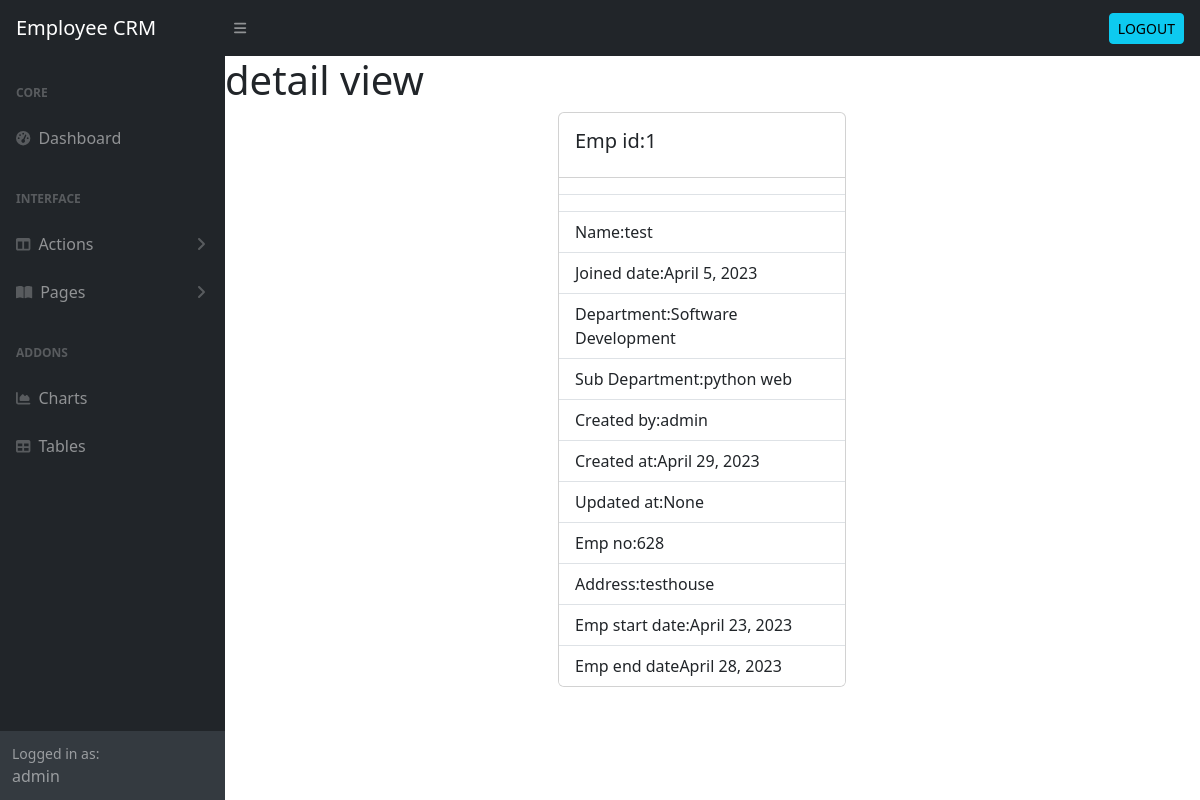
The app's page /emp_detail/1 (signed in) with its own data.
### empweb/models.py (models this page shows, shortened)
class EmployeeMaster(models.Model):
    emp_id=models.AutoField(primary_key=True)
    name=models.CharField(max_length=250)
    join_date=models.DateField()
    department=models.ForeignKey(Departmentmaster,on_delete=models.CASCADE)
    sub_department=models.ForeignKey(SubDepartmentmaster,on_delete=models.CASCADE)
    created_by_user=models.ForeignKey(User,on_delete=models.CASCADE,null=True)
    created_at_date=models.DateField(auto_now_add=True)
    updated_at=models.DateField(null=True)
    updated_by_user=models.ForeignKey(User,on_delete=models.CASCADE,related_name="name",null=True)
    emp_no=models.IntegerField(null=True)
    address=models.CharField(max_length=250,null=True)
    emp_start_date=models.DateField(null=True)
    emp_end_date=models.DateField(null=True)

class Departmentmaster(models.Model):
    department_id=models.AutoField(primary_key=True)
    department_name=models.CharField(max_length=100)
    description=models.CharField(max_length=100)
    created_by_user=models.ForeignKey(User,on_delete=models.CASCADE,null=True)
    created_at_date=models.DateField(auto_now_add=True,null=True,blank=True)
    updated_by_user=models.ForeignKey(User,on_delete=models.CASCADE,related_name="updated",null=True)
    updated_by_date=models.DateField(null=True)
    def __str__(self):
        return self.department_name

class SubDepartmentmaster(models.Model):
    sub_department_id=models.AutoField(primary_key=True)
    department_id=models.ForeignKey(Departmentmaster, on_delete=models.CASCADE)
    sub_department_name=models.CharField(max_length=110)
    description=models.CharField(max_length=100)
    created_by_user=models.ForeignKey(User,on_delete=models.CASCADE,null=True)
    created_at_date=models.DateField(auto_now_add=True)
    updated_by_user=models.ForeignKey(User,on_delete=models.CASCADE,related_name="update",null=True)
    updated_by_date=models.DateField(null=True)
    def __str__(self):
        return self.sub_department_name

### empweb/views.py (the view)
# urls.py: path("emp_detail/<int:pk>",EmployeeDetailView.as_view(),name="emp_detail"),
@method_decorator(decs,name="dispatch")
class EmployeeDetailView(TemplateView):
    def get(self,request,*args,**kw):
        data=EmployeeMaster.objects.get(emp_id=kw["pk"])
        context={"data":data}
        return render(request,"emp_detail.html",context)

### empweb/views.py (called while the page is built)
def signin_required(fn):
    def wrapper(request,*args,**kw):
        if not request.user.is_authenticated:
            return redirect("signin")
        else:
            return fn(request,*args,**kw)
    return wrapper

### empweb/templates/emp_detail.html (shortened to what this page needs)
{%extends 'index.html'%}
{%block body_block%}
{%load static%}
<h1>detail view</h1>
<div class="row">
 <div class="col-4"></div>
 <div class="col-4">
     <div class="card" style="width: 18rem;">
         <div class="card-body">
           <h5 class="card-title">Emp id:{{data.emp_id}}</h5>
         </div>
         <ul class="list-group list-group-flush">
           <li class="list-group-item"></li>
           <li class="list-group-item"></li>
           <li class="list-group-item">Name:{{data.name}}</li>
           <li class="list-group-item">Joined date:{{data.join_date}}</li>
           <li class="list-group-item">Department:{{data.department}}</li>
           <li class="list-group-item">Sub Department:{{data.sub_department}}</li>
           <li class="list-group-item">Created by:{{data.created_by_user}}</li>
           <li class="list-group-item">Created at:{{data.created_at_date}}</li>
           <li class="list-group-item">Updated at:{{data.updated_at}}</li>
           <li class="list-group-item">Emp no:{{data.emp_no}}</li>
           <li class="list-group-item">Address:{{data.address}}</li>
           <li class="list-group-item">Emp start date:{{data.emp_start_date}}</li>
           <li class="list-group-item">Emp end date{{data.emp_end_date}}</li>
         </ul>
       </div>
 </div>
 <div class="col-4"></div>
</div>
{%endblock%}

### empweb/templates/index.html (shortened to what this page needs)
<!DOCTYPE html>
{%load static%}
<html lang="en">
    <head>
        <link href="https://cdn.jsdelivr.net/npm/simple-datatables@7.1.2/dist/style.min.css" rel="stylesheet" />
        <link href="{%static 'css/styles.css'%}" rel="stylesheet" />
        <link href="https://cdn.datatables.net/v/dt/jszip-2.5.0/dt-1.13.4/b-2.3.6/b-html5-2.3.6/datatables.min.css" rel="stylesheet"/>
        <link rel="stylesheet" type="text/css" href="https://cdn.datatables.net/1.13.4/css/jquery.dataTables.min.css">
            <link href="https://cdn.jsdelivr.net/npm/bootstrap@5.3.0-alpha3/dist/css/bootstrap.min.css" rel="stylesheet">
        <link rel="stylesheet" href="https://cdn.datatables.net/1.10.25/css/jquery.dataTables.min.css">
    </head>
    <body class="sb-nav-fixed">
        <nav class="sb-topnav navbar navbar-expand navbar-dark bg-dark">
            <a class="navbar-brand ps-3" href="index.html">Employee CRM</a>
            <button class="btn btn-link btn-sm order-1 order-lg-0 me-4 me-lg-0" id="sidebarToggle" href="#!"><i class="fas fa-bars"></i></button>
            <form class="d-none d-md-inline-block form-inline ms-auto me-0 me-md-3 my-2 my-md-0">
                <div class="input-group">
                    <a href="{%url 'sign-out'%}"><button type="button" class="btn btn-info btn-sm">LOGOUT</button></a>
                </div>
            </form>
        </nav>
        <div id="layoutSidenav">
            <div id="layoutSidenav_nav">
                <nav class="sb-sidenav accordion sb-sidenav-dark" id="sidenavAccordion">
                    <div class="sb-sidenav-menu">
                        <div class="nav">
                            <div class="sb-sidenav-menu-heading">Core</div>
                            <a class="nav-link" href="index.html">
                                <div class="sb-nav-link-icon"><i class="fas fa-tachometer-alt"></i></div>
                                Dashboard
                            </a>
                            <div class="sb-sidenav-menu-heading">Interface</div>
                            <a class="nav-link collapsed" href="#" data-bs-toggle="collapse" data-bs-target="#collapseLayouts" aria-expanded="false" aria-controls="collapseLayouts">
                                <div class="sb-nav-link-icon"><i class="fas fa-columns"></i></div>
                                Actions
                                <div class="sb-sidenav-collapse-arrow"><i class="fas fa-angle-down"></i></div>
                            </a>
                            <a class="nav-link collapsed" href="#" data-bs-toggle="collapse" data-bs-target="#collapsePages" aria-expanded="false" aria-controls="collapsePages">
                                <div class="sb-nav-link-icon"><i class="fas fa-book-open"></i></div>
                                Pages
                                <div class="sb-sidenav-collapse-arrow"><i class="fas fa-angle-down"></i></div>
                            </a>
                            <div class="sb-sidenav-menu-heading">Addons</div>
                            <a class="nav-link" href="charts.html">
                                <div class="sb-nav-link-icon"><i class="fas fa-chart-area"></i></div>
                                Charts
                            </a>
                            <a class="nav-link" href="tables.html">
                                <div class="sb-nav-link-icon"><i class="fas fa-table"></i></div>
                                Tables
                            </a>
                        </div>
                    </div>
                    <div class="sb-sidenav-footer">
                        <div class="small">Logged in as:</div>
                        {{user}}
                    </div>
                </nav>
            </div>
            <div id="layoutSidenav_content">
                <main>
                    {%block body_block%}
                    {%endblock%}
                </main>
            </div>
        </div>
        </body>
</html>

### records on screen
EmployeeMaster: emp_id "1", name "test", join_date "April 5, 2023", department "Software Development", sub_department "python web", created_by_user "admin", created_at_date "April 29, 2023", updated_at "None", emp_no "628", address "testhouse", emp_start_date "April 23, 2023", emp_end_date "April 28, 2023"

### other values on screen
{{ user }} "admin"
